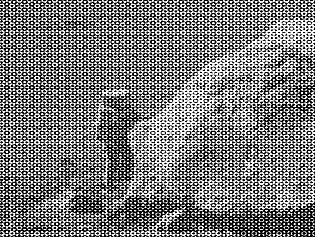
#> input picture src/4.png, 315 x 237 px
$ python '5 fourier.py'
#> lines starting #> are read from the running program, lines starting #| are printed output that depends on the picture
import numpy as np
import cv2
from matplotlib import pyplot as plt

img = cv2.imread('src/4.png', 0)
#> img is the input picture: shape (237, 315); min 0, max 255, mean 123.2

img_float32 = np.float32(img)

f = np.fft.fft2(img)
fshift = np.fft.fftshift(f)
magnitude_spectrum = 20 * np.log(np.abs(fshift))
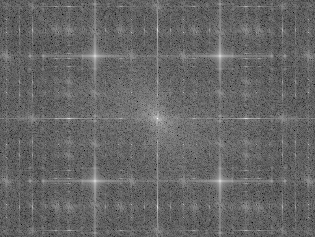
#> magnitude_spectrum: shape (237, 315) float64; min 72.02, max 320.7, mean 171.9; drawn with min black and max white

plt.subplot(221), plt.imshow(img, cmap='gray')
plt.subplot(222), plt.imshow(magnitude_spectrum, cmap='gray')

rows, cols = img.shape
#> rows = 237; cols = 315
crow, ccol = int(rows / 2), int(cols / 2)
#> crow = 118; ccol = 157
SQUARE = 20

for i in range(rows):
    for j in range(cols):
        if magnitude_spectrum[i, j] >= 255.0 and not (abs(crow - i) < SQUARE or abs(ccol - j) < SQUARE):
            magnitude_spectrum[i - SQUARE: i + SQUARE, j - SQUARE: j + SQUARE] = 0
            fshift[i - SQUARE: i + SQUARE, j - SQUARE: j + SQUARE] = 0
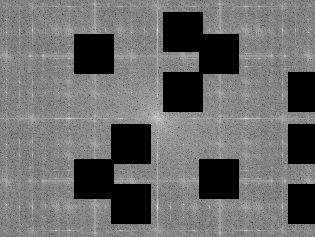
#> magnitude_spectrum: shape (237, 315) float64; min 0, max 320.7, mean 135.1; drawn with min black and max white

plt.subplot(223), plt.imshow(magnitude_spectrum, cmap='gray')
f_ishift = np.fft.ifftshift(fshift)
img_back = np.fft.ifft2(f_ishift)
img_back = np.abs(img_back)
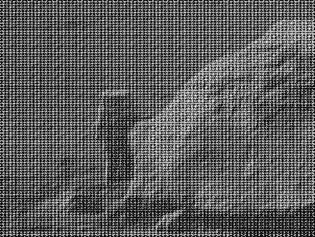
#> img_back: shape (237, 315) float64; min 0.206, max 345.1, mean 126.2; drawn with min black and max white

plt.subplot(224), plt.imshow(img_back, cmap='gray')

plt.show()
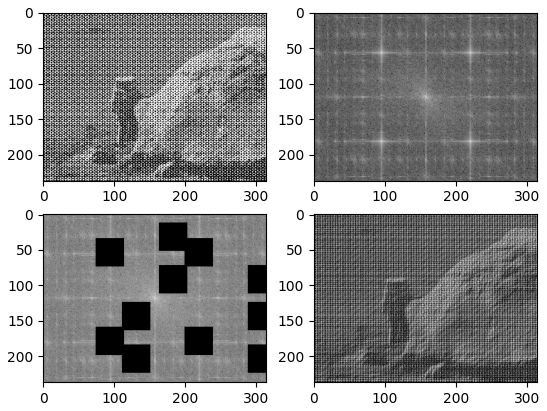
#> figure drawn by matplotlib, 4 panels
cv2.imwrite('trgt/4.png', img_back)
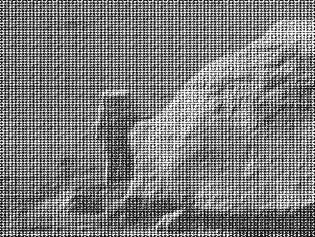
#> saved as 4.png: shape (237, 315); min 0, max 255, mean 125.3

$ run again, with src/orange.png copied over src/4.png
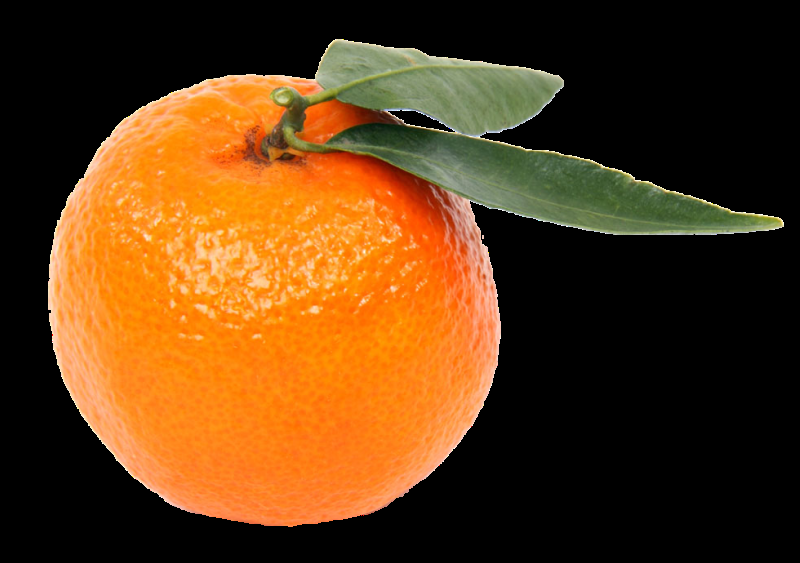
#> input picture src/orange.png, 800 x 563 px
#> `magnitude_spectrum = 20 * np.log(np.abs(fshift))`:
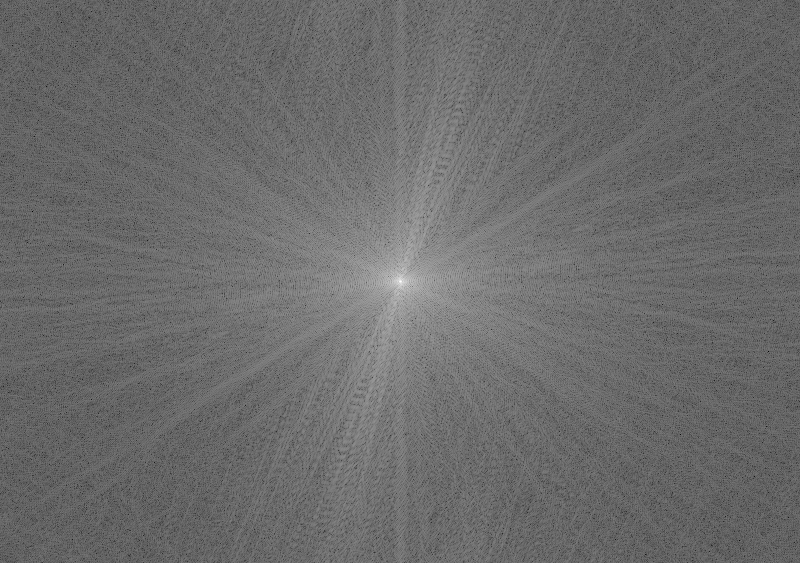
#> magnitude_spectrum: shape (563, 800) float64; min 41.82, max 343.9, mean 169.5; drawn with min black and max white
#> `plt.show()`:
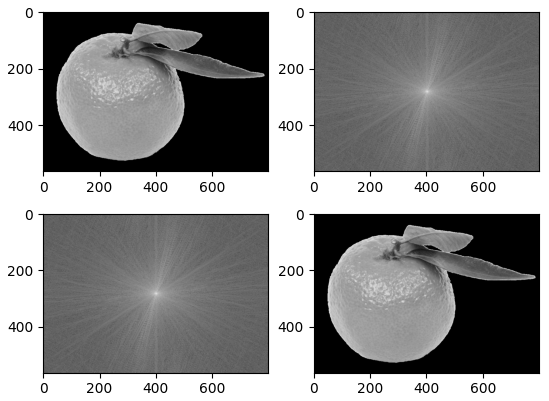
#> figure drawn by matplotlib, 4 panels

$ run again, with src/2.jpg saved as src/4.png
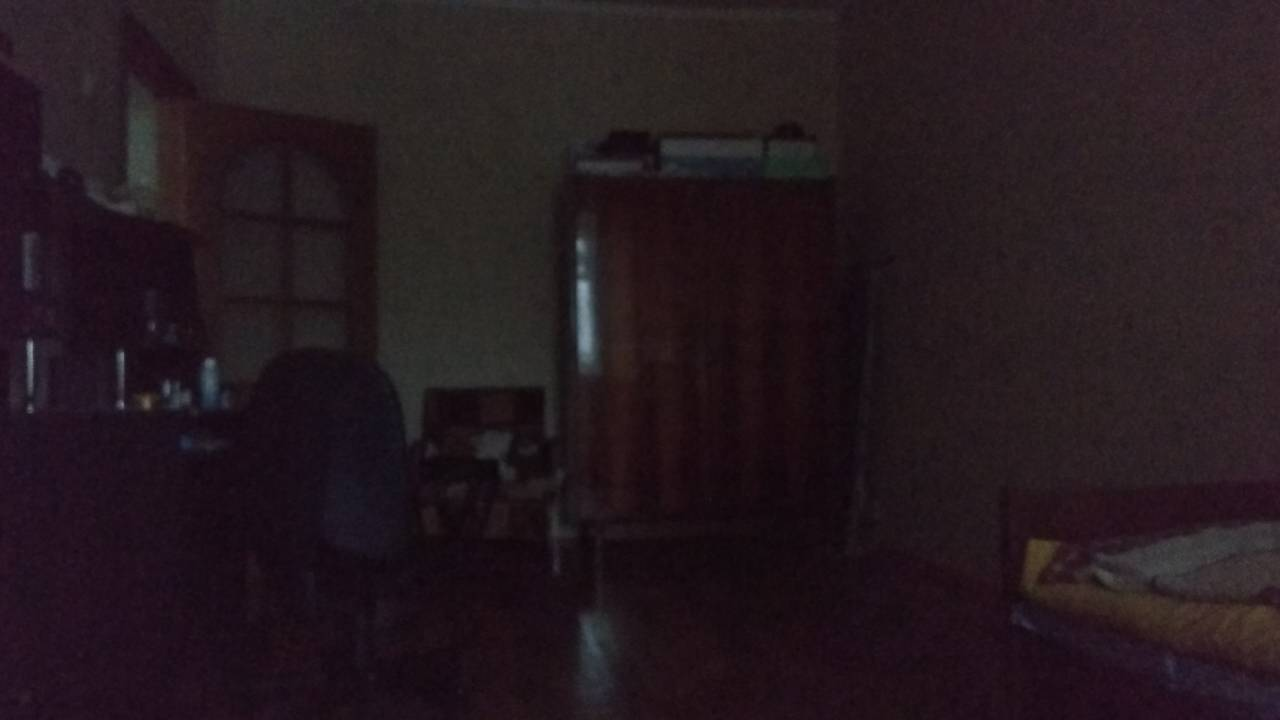
#> input picture src/2.jpg, 1280 x 720 px
#> `magnitude_spectrum = 20 * np.log(np.abs(fshift))`:
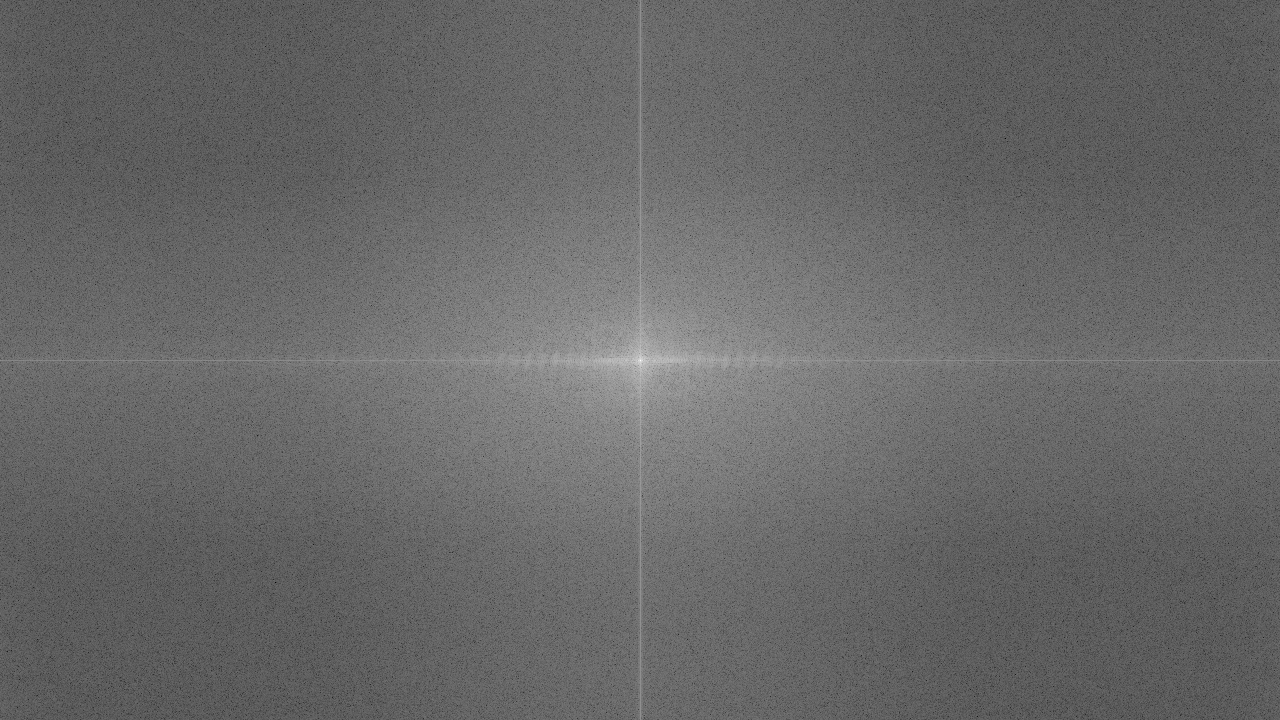
#> magnitude_spectrum: shape (720, 1280) float64; min -19.96, max 341.7, mean 127.7; drawn with min black and max white
#> `plt.show()`:
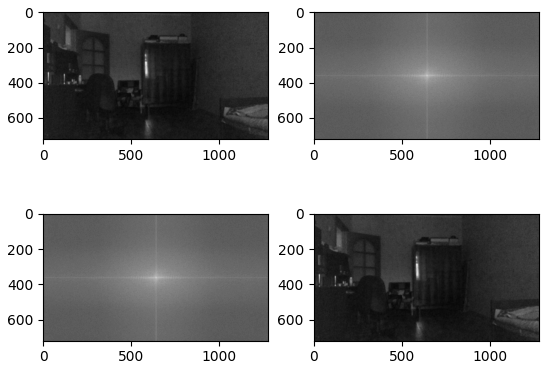
#> figure drawn by matplotlib, 4 panels
